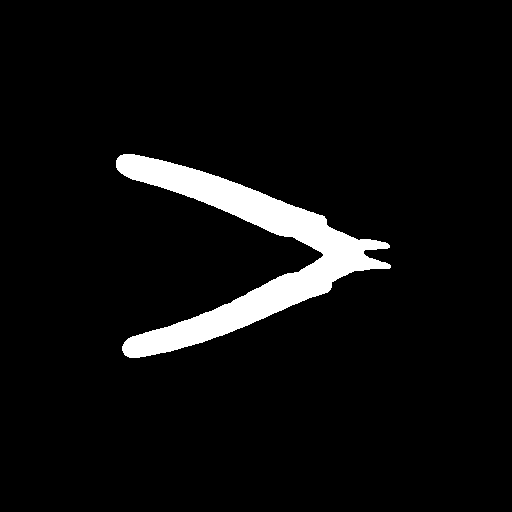
#> input picture data_set/ground_truth_binary/cutting_pliers/2-01-V1-B.png, 512 x 512 px, found by its file name
$ jupyter execute bounding_box_generator.ipynb
#> lines starting #> are read from the running program, lines starting #| are printed output that depends on the picture; after the words box and inside, x2 and y2 are one past the last pixel; in counts of white or black regions, pixels touching at a corner belong together
#> `test_img = io.imread(os.path.join(DATA_SET_PATH, "cutting_pliers", "2-..`: test_img: shape (512, 512); 5.6% white; 1 white region
[cell 1]
import os
import cv2
import numpy as np
import matplotlib.pyplot as plt
from skimage import io
from skimage.color import rgb2gray

from google.colab.patches import cv2_imshow

[cell 2]
DATA_SET_PATH = './tools_classifier/data_set/ground_truth_binary'

[cell 3]
def calc_bbox(img):
    bbox = 0, 0, 0, 0
    ret, thresh = cv2.threshold(img, 127, 255, 0)

    contours, hierarchy = cv2.findContours(thresh, cv2.RETR_TREE, cv2.CHAIN_APPROX_SIMPLE)
#> contours = 1 contour; box (x1, y1, x2, y2) and area: (116, 154, 391, 358) 14125
    cnt = contours[0]
#> cnt = contour of 664 points, box (x1, y1, x2, y2) (116, 154, 391, 358), area 14125

    # Calculando a bounding box
    x, y, w, h = cv2.boundingRect(cnt)
#> x = 116; y = 154; w = 275; h = 204
    bbox = x, x + w, y, y + h
#> bbox = (116, 391, 154, 358)

    return bbox

[cell 4]
test_img = io.imread(os.path.join(DATA_SET_PATH, "cutting_pliers", "2-01-V1-B.png"))

calculated_bbox = calc_bbox(test_img)
#> calculated_bbox = (116, 391, 154, 358)

print(calculated_bbox)
#| (116, 391, 154, 358)

[cell 5]
test_img_colored = cv2.cvtColor(test_img, cv2.COLOR_GRAY2BGR)
#> test_img_colored is the input picture: shape (512, 512, 3); 5.6% white; 1 white region, box (x1, y1, x2, y2) and area: (116, 154, 391, 358) 14645

cv2.rectangle(test_img_colored,
  (calculated_bbox[0], calculated_bbox[2]),
  (calculated_bbox[1], calculated_bbox[3]),
  (255, 0, 0), 1)
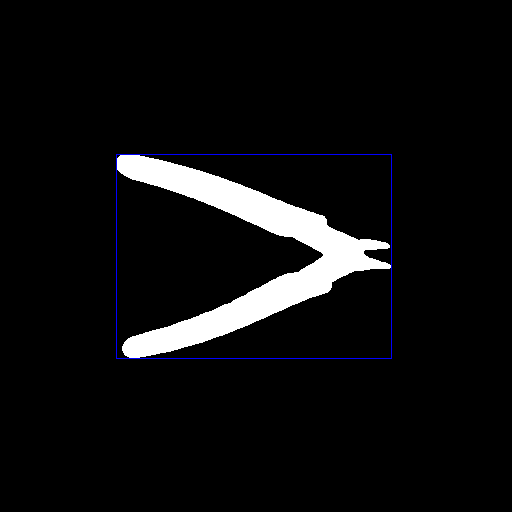
#> test_img_colored: shape (512, 512, 3); 0.37% of pixels changed, all inside (x1, y1, x2, y2) = (116, 154, 392, 359)
cv2_imshow(test_img_colored)

## Gerando para todas as imagens

[cell 6]
def generate_bounding_boxes(data_set_path):
  bboxes = []
  for dir in os.listdir(DATA_SET_PATH):
      data_set_dir = os.path.join(DATA_SET_PATH, dir)

      for filename in os.listdir(data_set_dir):
        if filename.endswith('.png'):
            img_path = os.path.join(data_set_dir, filename)
            image = io.imread(img_path)
            bbox = calc_bbox(image)
#> bbox = (116, 391, 154, 358)
            bboxes.append({
                "class": dir,
                "filename": filename,
                "bbox": bbox
            })
  return bboxes

def filter_bbox(bounding_boxes, img_class, img_filename):
    for bbox in bounding_boxes:
        if bbox['class'] == img_class:
            if bbox['filename'] == img_filename:
              return bbox['bbox']

[cell 7]
bboxes = generate_bounding_boxes(DATA_SET_PATH)
#> bboxes = 1 item
print(bboxes)
#| [{'class': 'cutting_pliers', 'filename': '2-01-V1-B.png', 'bbox': (116, 391, 154, 358)}]

import json
with open('bounding_boxes.json', 'w') as f:
    json.dump(bboxes, f)

# Apresentando uma bounding box por classe

[cell 8]
for dir in os.listdir(DATA_SET_PATH):
  data_set_dir = os.path.join(DATA_SET_PATH, dir)

  for filename in os.listdir(data_set_dir):
    if filename.endswith('.png'):
        img_path = os.path.join(data_set_dir, filename)
        image = io.imread(img_path)
        bbox = filter_bbox(bboxes, dir, filename)
#> the loop in filter_bbox, `for bbox in bounding_boxes:` made 1 pass
#> bbox = (116, 391, 154, 358)
        image_colored = cv2.cvtColor(image, cv2.COLOR_GRAY2BGR)
        cv2.rectangle(image_colored,
          (bbox[0], bbox[2]),
          (bbox[1], bbox[3]),
          (255, 0, 0), 1)
        cv2_imshow(image_colored)
        break
